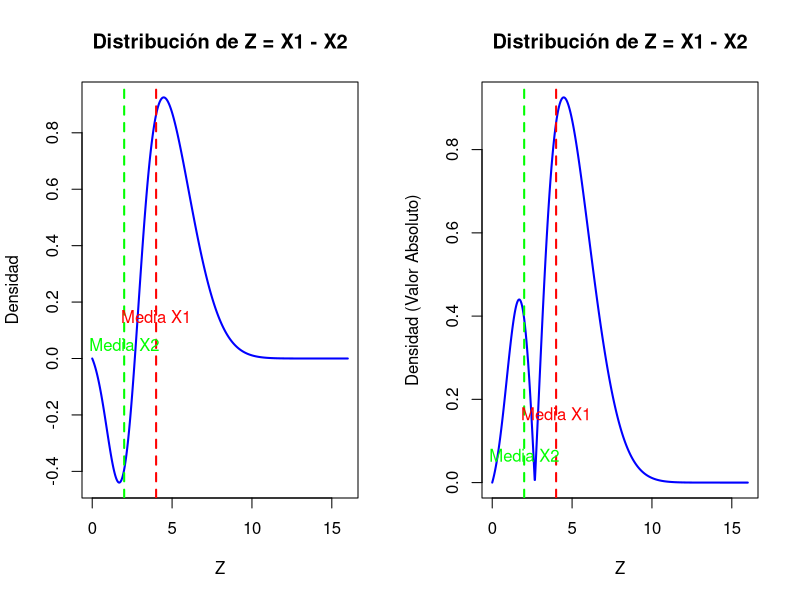

R code for this plot:
## ---- chunk 1
knitr::opts_chunk$set(echo = TRUE)
## ---- chunk 2
fnormal <- function(x,mu1,mu2,sigma1, sigma2) { 
  fx= exp(-((x-mu1)^2/(2*(sigma1)))) - exp(-((x-mu2)^2/(2*(sigma2)))) 
  return(fx) 
}

mu1 <- 4
mu2 <- 2
sigma1 <- 4
sigma2 <- 1

fZ <- function(x){return(fnormal(x,mu1,mu2,sigma1,sigma2))} 
## ---- chunk 3
# Valores para el rango de la gráfica
x_values <- seq(0, 16, length.out = 1000)

par(mfrow = c(1, 2))

# Gráfico de la distribución de Z y las medias de X1 y X2
plot(x_values, fZ(x_values), type = "l", col = "blue", lwd = 2, 
     xlab = "Z", ylab = "Densidad", main = "Distribución de Z = X1 - X2")

# Líneas verticales para las medias de X1 y X2
abline(v = c(mu1, mu2), col = c("red", "green"), lty = c(2, 2), lwd = 2)

# Etiquetas para las medias
text(mu1, 0.20, "Media X1", pos = 1, col = "red")
text(mu2, 0.10, "Media X2", pos = 1, col = "green")

# Gráfico de la distribución en valor absoluto de Z y las medias de X1 y X2
plot(x_values, abs(fZ(x_values)), type = "l", col = "blue", lwd = 2, xlab = "Z", 
     ylab = "Densidad (Valor Absoluto)", main = "Distribución de Z = X1 - X2")

abline(v = c(mu1, mu2), col = c("red", "green"), lty = c(2, 2), lwd = 2)

text(mu1, 0.20, "Media X1", pos = 1, col = "red")
text(mu2, 0.10, "Media X2", pos = 1, col = "green")
